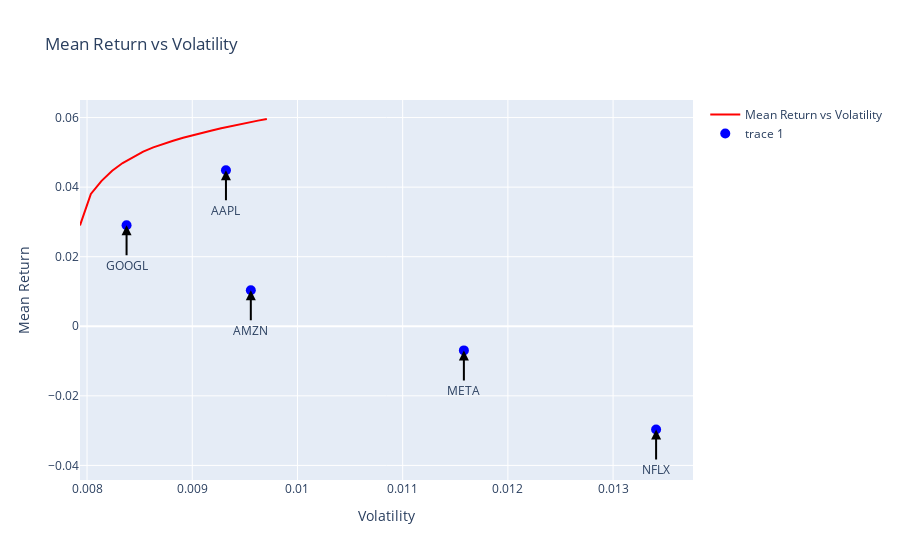

Notebook cell for this chart:
### Code cell
# plot mean return and variance in plotly go
from plotly.subplots import make_subplots
fig = go.Figure()

#make_subplots(specs=[[{"secondary_y": True}]])
fig.add_trace(go.Scatter(x=df['volatility'], y=df['mean_return'], name='Mean Return vs Volatility', marker=dict(color='red', size=10)))
# add mean and variance of each stock from the portfolio, v_mu and v_std with annotations of [AAPL, AMZN, NFLX, META, GOOGL]
fig.add_trace(go.Scatter(x=v_std, y=v_mu, mode='markers', marker=dict(color='blue', size=10)))
for i in range(len(v_mu)):
    fig.add_annotation(x=v_std[i], y=v_mu[i], text=correlation_matrix.columns[i], showarrow=True, arrowhead=2, 
                       arrowsize=1, arrowwidth=2, arrowcolor='black', ax=0, ay=40)

fig.update_layout(title='Mean Return vs Volatility', xaxis_title='Volatility', yaxis_title='Mean Return')
#make y axis log scale
#fig.update_yaxes(type="log")

fig.show()

### Figure 1 — Plotly figure (JSON) as saved in the notebook; plotly's stock layout.template omitted (floating-point values rounded to 4 significant figures)
{"data": [{"marker": {"color": "red", "size": 10}, "name": "Mean Return vs Volatility", "type": "scatter", "x": [0.007933, 0.008036, 0.008138, 0.008239, 0.008338, 0.008437, 0.008534, 0.00863, 0.008724, 0.008818, 0.008913, 0.009004, 0.009095, 0.009186, 0.009275, 0.009363, 0.00945, 0.009539, 0.009625, 0.009709], "y": [0.029, 0.03803, 0.04182, 0.04473, 0.04692, 0.04868, 0.05019, 0.05141, 0.05244, 0.05335, 0.05418, 0.05493, 0.05563, 0.05629, 0.05691, 0.0575, 0.05806, 0.05861, 0.05911, 0.05958]}, {"marker": {"color": "blue", "size": 10}, "mode": "markers", "type": "scatter", "x": [0.00932, 0.009557, 0.01341, 0.01158, 0.008376], "y": [0.04486, 0.01036, -0.02967, -0.006934, 0.02904]}], "layout": {"annotations": [{"arrowcolor": "black", "arrowhead": 2, "arrowsize": 1, "arrowwidth": 2, "ax": 0, "ay": 40, "showarrow": true, "text": "AAPL", "x": 0.00932, "y": 0.04486}, {"arrowcolor": "black", "arrowhead": 2, "arrowsize": 1, "arrowwidth": 2, "ax": 0, "ay": 40, "showarrow": true, "text": "AMZN", "x": 0.009557, "y": 0.01036}, {"arrowcolor": "black", "arrowhead": 2, "arrowsize": 1, "arrowwidth": 2, "ax": 0, "ay": 40, "showarrow": true, "text": "NFLX", "x": 0.01341, "y": -0.02967}, {"arrowcolor": "black", "arrowhead": 2, "arrowsize": 1, "arrowwidth": 2, "ax": 0, "ay": 40, "showarrow": true, "text": "META", "x": 0.01158, "y": -0.006934}, {"arrowcolor": "black", "arrowhead": 2, "arrowsize": 1, "arrowwidth": 2, "ax": 0, "ay": 40, "showarrow": true, "text": "GOOGL", "x": 0.008376, "y": 0.02904}], "title": {"text": "Mean Return vs Volatility"}, "xaxis": {"title": {"text": "Volatility"}}, "yaxis": {"title": {"text": "Mean Return"}}}}
